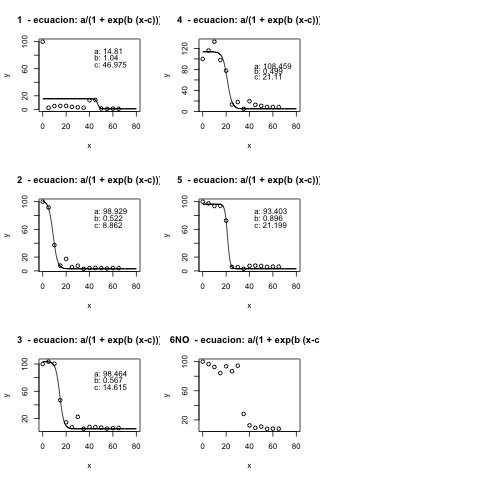

Write R code to recreate this figure.
rm(list=ls())

source('Graf_Ajuste.R')

data = read.csv("datos.csv", header=T)
print(data)
attach(data)

#jpeg(file = "p4.jpeg")
par(mfcol=c(3,3))
Graf_Ajuste(x=B90_1, y=Area_1, a0=100, b0=.5, c0=50, let=1)
Graf_Ajuste(x=B90_2, y=Area_2, a0=100, b0=.5, c0=10, let=2)
Graf_Ajuste(x=B90_3, y=Area_3, a0=100, b0=.5, c0=20, let=3)
Graf_Ajuste(x=B90_4, y=Area_4, a0=100, b0=.5, c0=30, let=4)
Graf_Ajuste(x=B90_5, y=Area_5, a0=100, b0=.5, c0=30, let=5)
Graf_Ajuste(x=B90_6, y=Area_6, a0=84, b0=.7, c0=35, let='6NO', ajus=1)
Graf_Ajuste(x=B90_7, y=Area_7, a0=80, b0=.5, c0=20, let=7)
Graf_Ajuste(x=B90_8, y=Area_8, a0=80, b0=.5, c0=20, let=8)
Graf_Ajuste(x=B90_9, y=Area_9, a0=80, b0=.5, c0=50, let=9)

#dev.off()


